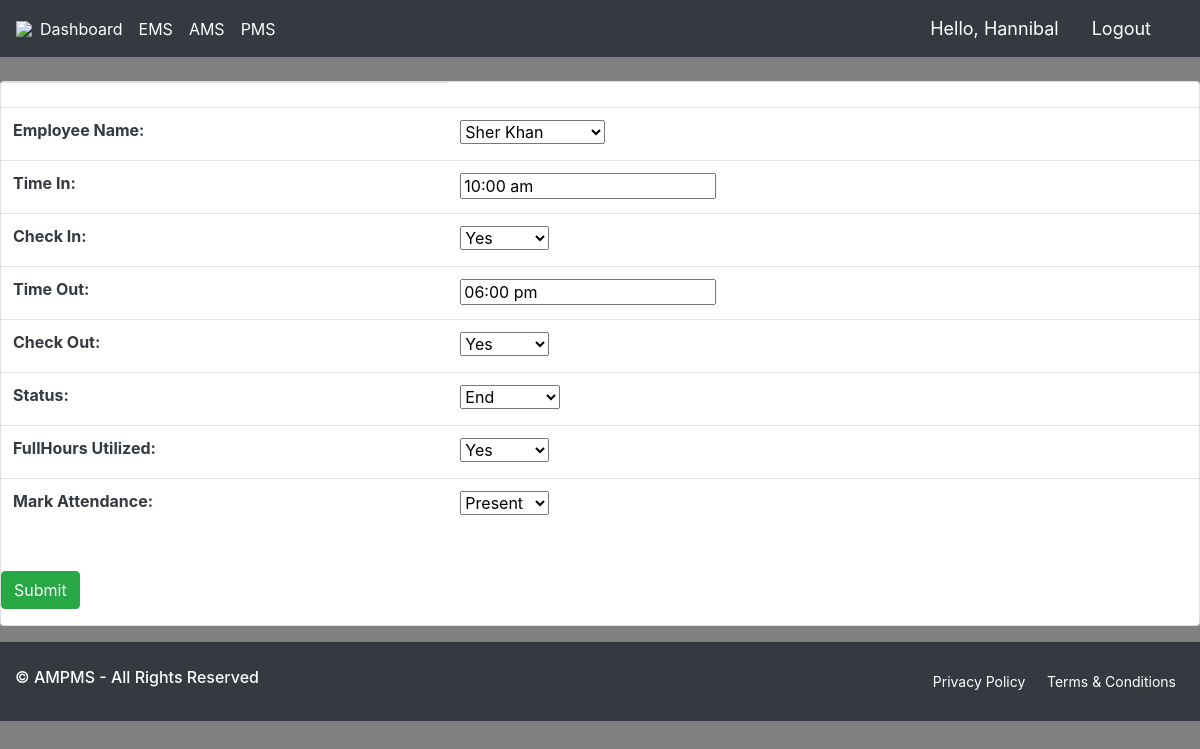
The app's page /update_attform/1/ (signed in) with its own data.
### Project/models.py (models this page shows, shortened)
class Attendance(models.Model):
    CHECKED_IN = (
        ('Yes', 'Yes'),
        ('No', 'No')
    )
    CHECKED_OUT = (
        ('Yes', 'Yes'),
        ('No', 'No')
    )
    STATUS = (
        ('Working', 'Working'),
        ('End', 'End'),
        ('Extra Shift', 'Extra Shift'),
        ('On Leave', 'On Leave'),
    )
    MARK = (
        ('Present', 'Present'),
        ('Absent', 'Absent'),
        ('Leave', 'Leave'),
    )
    EARLY_GOING = (
        ('Yes', 'Yes'),
        ('No', 'No'),
    )
    LATE_COMMING = (
        ('Yes', 'Yes'),
        ('No', 'No'),
    )
    HOURS_UTILIZED = (
        ('Yes', 'Yes'),
        ('No', 'No'),
    )
    Employee_Name = models.ForeignKey(Employee, null=True, on_delete=models.SET_NULL)
    Check_In = models.CharField(max_length=50, null=True, choices=CHECKED_IN)
    Time_In = models.CharField(max_length=100, null=True)
    Check_Out = models.CharField(max_length=50, null=True, choices=CHECKED_OUT)
    Time_Out = models.CharField(max_length=100, null=True)
    Early_Going = models.CharField(max_length=50, blank=True, null=True, choices=EARLY_GOING)
    Late_Comming = models.CharField(max_length=50, blank=True, null=True, choices=LATE_COMMING)
    leave = models.ForeignKey(Leave, blank=True, null=True, on_delete=models.SET_NULL)
    Status = models.CharField(max_length=100, null=True, choices=STATUS)
    FullHours_Utilized = models.CharField(max_length=50, null=True, choices=HOURS_UTILIZED)
    Mark_Attendance = models.CharField(max_length=100, null=True, choices=MARK)
    Date_created = models.DateTimeField(auto_now_add=True)

### Project/decorators.py (the view)
        def wrapper_func(request, *args, **kwargs):
            group = None
            if request.user.groups.exists():
                group = request.user.groups.all()[0].name
            if group in allowed_roles:
                return view_func(request, *args, **kwargs)
            else:
                return HttpResponse('You are not authorized to view this page')

### Project/forms.py
class AttForm(ModelForm):
    class Meta:
        model = Attendance
        fields = ['Employee_Name',
                  'Time_In',
                  'Check_In',
                  'Time_Out',
                  'Check_Out',
                  'Status',
                  'FullHours_Utilized',
                  'Mark_Attendance']

### Project/models.py (called while the page is built)
    def __str__(self):
        return self.Full_Name

### Project/views.py (called while the page is built)
@login_required(login_url=login_page)
@allowed_users(allowed_roles=['Admin'])
def update_attendance(request, pk):
    attn = Attendance.objects.get(id=pk)
    form = AttForm(instance=attn)
    if request.method == 'POST':
        form = AttForm(request.POST, instance=attn)
        if form.is_valid():
            form.save()
            return redirect('attendance')
    context = {'form': form}
    return render(request, 'projects/Attform.html', context)

### Project/templates/projects/Attform.html (shortened to what this page needs)
{% extends 'projects/Main.html' %}
{% load static %}
{% block content %}
<br>
<div class="row-md-3">
    <div class="col-md-2.3">
        <div class="card text-dark bg-white mb-3">
            <form action="" method="POST">
                <table class="table table-white table text-dark">
                    <tr>
                        <td>
                            {{form}}
                        </td>
                    </tr>
                </table>
                <br>
                <button class="btn btn-success" type="submit" name="submit">Submit</button>
            </form>
        </div>
    </div>
</div>
{% endblock %}

### Project/templates/projects/Navbar.html (shortened to what this page needs)
{% load static %}
<nav class="navbar navbar-expand-lg navbar-light bg-dark">
  <img src="{% static 'Images/logo final test.png' %}">
  <div class="collapse navbar-collapse" id="navbarNav">
    <ul class="navbar-nav">
      <li class="nav-item active">
        <a class="nav-link nav text-white" href="{% url 'home' %}">Dashboard</a>
      </li>
      <li class="nav-item active">
        <a class="nav-link nav text-white" href="{% url 'user' %}">EMS</a>
      </li>
      <li class="nav-item active">
        <a class="nav-link nav text-white" href="{% url 'attendance' %}">AMS</a>
      </li>
      <li class="nav-item active">
        <a class="nav-link nav text-white" href="{% url 'payroll' %}">PMS</a>
      </li>
    </ul>
  </div>
  <span class="hello-msg">Hello, {{request.user}}</span>
  <span><a class="hello-msg btn btn-dark" href="{% url 'logout_user' %}">Logout</a></span>
</nav>

### Project/templates/projects/Main.html (style rules this page uses)
body, html { margin: 0; padding: 0; height: 100%; background: Grey !important; }

### Project/templates/projects/Navbar.html (style rules this page uses)
.hello-msg { font-size: 18px; color: #fff; margin-right: 20px; }

### records on screen
Attendance: Employee_Name "Sher Khan", Time_In "10:00 am", Check_In "Yes", Time_Out "06:00 pm", Check_Out "Yes", Status "End", FullHours_Utilized "Yes", Mark_Attendance "Present"

### other values on screen
{{ request.user }} "Hannibal"
